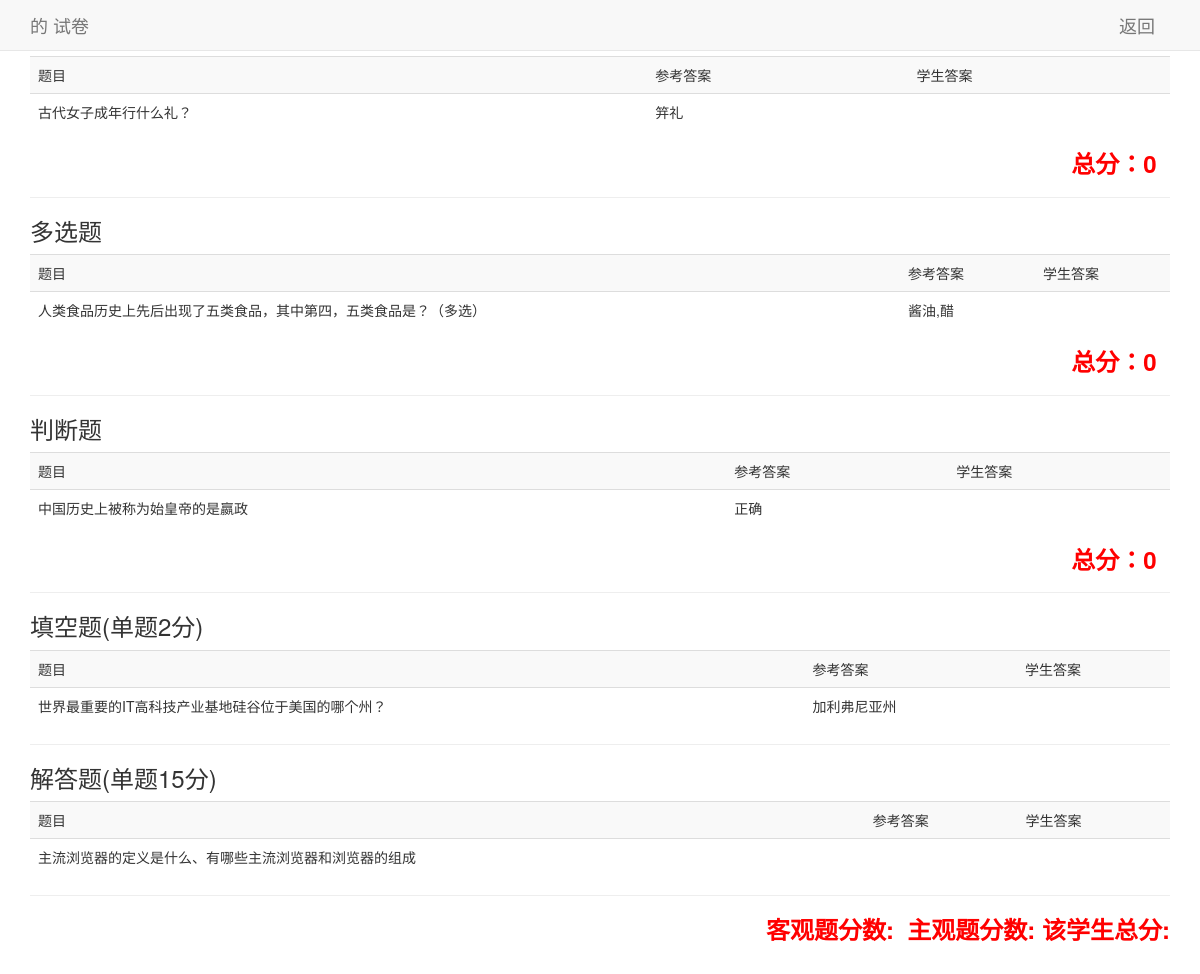
/user/myTest.php, run on the app's committed database.
### tables this page shows
CREATE TABLE IF NOT EXISTS `radio` (
  `id` int(32) NOT NULL AUTO_INCREMENT,
  `class` text NOT NULL,
  `title` text NOT NULL,
  `option_1` varchar(240) NOT NULL,
  `option_2` varchar(240) NOT NULL,
  `option_3` varchar(240) NOT NULL,
  `option_4` varchar(240) NOT NULL,
  `option_5` varchar(240) NOT NULL,
  `option_6` varchar(240) NOT NULL,
  `option_7` varchar(240) NOT NULL,
  `option_8` varchar(240) NOT NULL,
  `option_9` varchar(240) NOT NULL,
  `answer` varchar(240) NOT NULL,
  PRIMARY KEY (`id`)
);

CREATE TABLE IF NOT EXISTS `checkbox` (
  `id` int(32) NOT NULL AUTO_INCREMENT,
  `class` text NOT NULL,
  `title` mediumtext NOT NULL,
  `option_1` varchar(240) NOT NULL,
  `option_2` varchar(240) NOT NULL,
  `option_3` varchar(240) NOT NULL,
  `option_4` varchar(240) NOT NULL,
  `option_5` varchar(240) NOT NULL,
  `option_6` varchar(240) NOT NULL,
  `option_7` varchar(240) NOT NULL,
  `option_8` varchar(240) NOT NULL,
  `option_9` varchar(240) DEFAULT NULL,
  `answer` varchar(240) NOT NULL,
  PRIMARY KEY (`id`)
);

CREATE TABLE IF NOT EXISTS `judge` (
  `id` int(11) NOT NULL AUTO_INCREMENT,
  `class` text NOT NULL,
  `title` mediumtext NOT NULL,
  `answer` int(1) NOT NULL,
  PRIMARY KEY (`id`)
);

CREATE TABLE IF NOT EXISTS `fill` (
  `id` int(11) NOT NULL AUTO_INCREMENT,
  `class` text NOT NULL,
  `title` mediumtext NOT NULL,
  `answer_1` text NOT NULL,
  `answer_2` text NOT NULL,
  `answer_3` text NOT NULL,
  PRIMARY KEY (`id`),
  UNIQUE KEY `id` (`id`)
);

CREATE TABLE IF NOT EXISTS `saq` (
  `id` int(32) NOT NULL AUTO_INCREMENT,
  `class` text NOT NULL,
  `title` mediumtext NOT NULL,
  `answer` varchar(480) NOT NULL,
  PRIMARY KEY (`id`)
);

### sql/eSql.php (called while the page is built, shortened)
<?php
class eSql
{
	function sqlSelect($tableName,$id){
		$con_link = mysql_connect($GLOBALS['host'],$GLOBALS['user'],$GLOBALS['pwd']);
		if($id != '')
			$sql = "select * from $tableName where id=$id";
		else
			$sql = "select * from $tableName";
		$result = mysql_query($sql,$con_link);
		return mysql_fetch_assoc($result);
	}
	function sqlSelect2($tableName,$option,$val){
		$con_link = mysql_connect($GLOBALS['host'],$GLOBALS['user'],$GLOBALS['pwd']);
		if($option != '')
			$sql = "select * from $tableName where `".$option."` = '$val'";
		else
			$sql = "select * from $tableName";
		$result = mysql_query($sql,$con_link);
		return mysql_fetch_assoc($result);
	}
}
?>

### user/myTest.php (the view, shortened to what this page needs)
<!DOCTYPE html>
<html lang="en">
<head>
	<?php
		include_once "../sql/Bootstrap.php";
		include_once '../sql/eSql.php';
		$eSql = new eSql();
	    $id = $_REQUEST['id'];
	    $userId = $_SESSION['userid'];
	    $testInfo = $eSql->sqlSelect('test_pape',$id);
	    $numInfo = $eSql->sqlSelect2('test','title',$testInfo['title']);
	    $radioNum = explode(',',$numInfo['radio'])[1];
	    $checkboxNum = explode(',',$numInfo['checkbox'])[1];
	    $judgeNum = explode(',',$numInfo['judge'])[1];
	    $con_link = mysql_connect($sql_db->host,$sql_db->user,$sql_db->pwd);
	    $sql = "SELECT * FROM  `test_manage` WHERE  `userid` = '$userId' and `title` = '".$testInfo['title']."'";
	    $result = mysql_query($sql,$con_link);
	    $stuAnwers =  mysql_fetch_assoc($result);;
	?>
</head>
<body>
	<nav class="navbar navbar-default navbar-fixed-top">
		<div class="container">
			<div class="navbar-header">
                <a class="navbar-brand" href="javascript:void(0);"><?php echo $_SESSION['userinfo'].'的&nbsp;'.$testInfo['title'].'试卷';?></a>
            </div>
			<div class="collapse navbar-collapse navbar-right">
				<a class="navbar-brand" href="javascript:history.go(-1);">返回</a>
			</div>
		</div>
	</nav>
 <div class="container">
  		<div class="tab-content">
    		<div class="radio">
    			<h3>单选题</h3>
    			<table class="table table-striped">
    				<tr> <td>题目</td> <td>参考答案</td><td>学生答案</td></tr>
			<?php
			    $i = 0;
			    $radio = explode(',',$testInfo['radio']);
			    while (isset($radio[$i])){
			    $test=$eSql->sqlSelect('radio',$radio[$i]);
			    $info = explode('/,',$stuAnwers['radio']);?>
			    <tr>
    				<td><?php echo $test['title']; ?></td>
					<td><?php echo $test['answer']; ?></td>
					<td><?php echo $info[$i];?></td>
				</tr>
						<?php $i++;
						}?>
				</table>
				<h3 class="right">总分：<?php echo $radioNum*$i;?>&nbsp;&nbsp;</h3>
				<hr>
    		</div>
    		<div class="checkbox">
    			<h3>多选题</h3>
    			<table class="table table-striped">
    				<tr> <td>题目</td> <td>参考答案</td><td>学生答案</td></tr>
			<?php
			    $i = 0;
			    $checkbox = explode(',',$testInfo['checkbox']);
			    while (isset($checkbox[$i])){
			    $test=$eSql->sqlSelect('checkbox',$checkbox[$i]);
			    $info =  explode('/,',$stuAnwers['checkbox']);?>
			    <tr>
    				<td><?php echo $test['title']; ?></td>
    				<td><?php $check_box = explode(',',$test['answer']);
    			            $j = 0;
    			            $checkboxAnwers = $test['option_'.$check_box[$j]];
    				        while (isset($check_box[$j+1])){
    				        	$checkboxAnwers = $checkboxAnwers.','.$test['option_'.$check_box[$j+1]];
    				        	$j++;
    				        }
							echo $checkboxAnwers; ?></td>
					<td><?php echo $info[$i];?> </td>
				</tr><?php $i++;
						}?>
				</table>
				<h3 class="right">总分：<?php echo $checkboxNum*$i;?>&nbsp;&nbsp;</h3>
				<hr>
    		</div>
    		<div class="judge">
    			<h3>判断题</h3>
    			<table class="table table-striped">
    				<tr><td>题目</td> <td>参考答案</td><td>学生答案</td></tr>
			<?php
				$i = 0;
			    $judge = explode(',',$testInfo['judge']);
			    while (isset($judge[$i])){
			    	$test=$eSql->sqlSelect('judge',$judge[$i]);
			        $info = explode('/,',$stuAnwers['judge']); ?>
			    <tr>
    				<td><?php echo $test['title']; ?></td>
					<td><?php echo $test['answer']?"正确":"错误"; ?></td>
					<td><?php echo $info[$i];?> </td>
					</tr><?php $i++;
						}?>
				</table>
				<h3 class="right">总分：<?php echo $judgeNum*$i;?>&nbsp;&nbsp;</h3>
				<hr>
    		</div>
    		<div class="fill">
    			<h3>填空题(单题2分)</h3>
    			<table class="table table-striped">
    				<tr><td>题目</td> <td>参考答案</td><td>学生答案</td></tr>
			<?php
				$i = 0;
			    $fill = explode(',',$testInfo['fill']);
			    while (isset($fill[$i])){
			    	$test=$eSql->sqlSelect('fill',$fill[$i]);
			        $info =  explode('/,',$stuAnwers['fill']);?>
			    <tr>
    				<td><?php echo $test['title']; ?></td>
					<td><?php echo $test['answer_1'].' '.$test['answer_2'].' '.$test['answer_3']; ?></td>
					<td><?php echo $info[$i];?> </td>
				</tr>
					<?php $i++;
						}?>
				</table>
				<hr>
    		</div>
    		<div class="saq">
    			<h3>解答题(单题15分)</h3>
    			<table class="table table-striped">
    				<tr> <td>题目</td> <td>参考答案</td><td>学生答案</td></tr>
			<?php
				$i = 0;
			    $saq = explode(',',$testInfo['saq']);
			    while (isset($saq[$i])){
			    	$test=$eSql->sqlSelect('saq',$saq[$i]);
			        $info =  explode('/,',$stuAnwers['saq']);?>
			    <tr>
    				<td><?php echo $test['title']; ?></td>
					<td><?php echo $test['answer']; ?></td>
					<td><?php echo $info[$i];?> </td>
				</tr>
				<?php $i++;
						}?>
				</table>
			<hr>
    	</div>
    	<div style="margin-bottom: 120px;">
    		<h3 class="right">客观题分数: <span><?PHP echo $stuAnwers['objectivescore'];?></span>&nbsp;主观题分数:<span><?PHP echo $stuAnwers['subjectivescore'];?></span>&nbsp;该学生总分:<span><?PHP echo $stuAnwers['totalscore'];?></span></h3>
    	</div>
    </div>
</body>
</html>

### sql/Bootstrap.php (shortened to what this page needs)
<link rel="stylesheet" href="//cdn.bootcss.com/bootstrap/3.3.7/css/bootstrap.min.css">

### user/myTest.php (style rules this page uses)
.right { text-align: right; color: red; font-weight: bolder; }

### data on the page
radio: title "古代女子成年行什么礼？", answer "笄礼"
checkbox: title "人类食品历史上先后出现了五类食品，其中第四，五类食品是？（多选）", checkboxAnwers "酱油,醋"
judge: title "中国历史上被称为始皇帝的是嬴政", answer "正确"
fill: title "世界最重要的IT高科技产业基地硅谷位于美国的哪个州？", answer_1 "加利弗尼亚州"
saq: title "主流浏览器的定义是什么、有哪些主流浏览器和浏览器的组成"

### other printed values
$radioNum*$i "0"
$checkboxNum*$i "0"
$judgeNum*$i "0"
